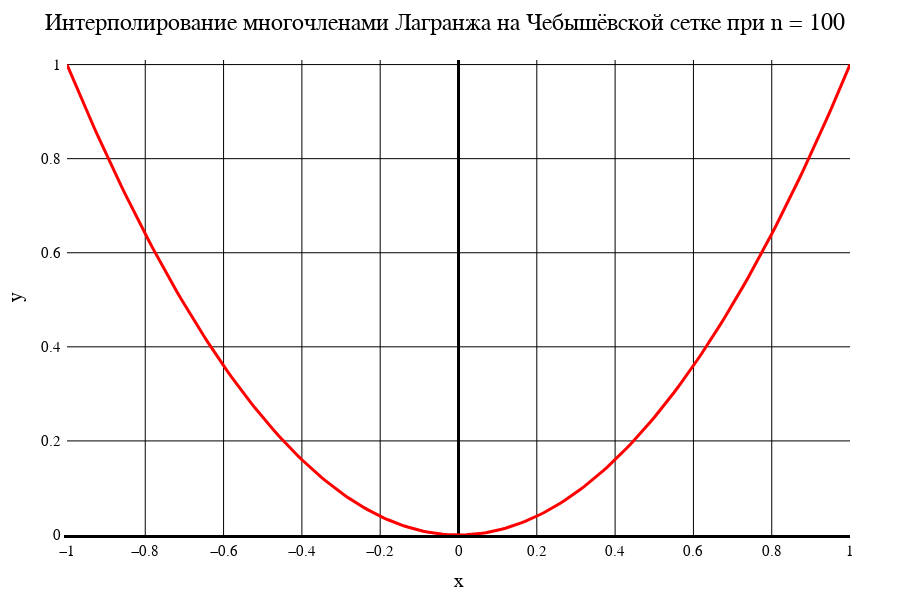

The cell this chart's notebook holds for it:
### Markdown cell above
Лагранж. Чебышёвская сетка

### Code cell
data2[1]

### Figure 1 — Plotly figure (JSON) as saved in the notebook; plotly's stock layout.template omitted (floating-point values rounded to 4 significant figures; data arrays with more than 128 entries replaced by an {"elided": "..."} marker saying what was removed)
{"data": [{"line": {"color": "red", "width": 3}, "mode": "line", "type": "scatter", "x": {"elided": "201 float values"}, "y": {"elided": "201 float values"}}], "layout": {"coloraxis": {"outlinecolor": "black"}, "font": {"color": "black", "family": "Time New Roman"}, "height": 600, "margin": {"b": 50, "l": 50, "r": 50, "t": 60}, "paper_bgcolor": "white", "plot_bgcolor": "white", "title": {"autosize": false, "font": {"color": "black", "family": "Times New Roman", "size": 24}, "paper_bgcolor": "red", "text": "Интерполирование многочленами Лагранжа на Чебышёвской сетке при n = 100"}, "width": 900, "xaxis": {"color": "black", "gridcolor": "black", "gridwidth": 1, "linecolor": "black", "linewidth": 3, "tickfont": {"size": 15}, "title": {"font": {"color": "black", "family": "Times New Roman", "size": 20}, "text": "x"}, "zeroline": true, "zerolinecolor": "black", "zerolinewidth": 3}, "yaxis": {"exponentformat": "power", "gridcolor": "black", "gridwidth": 1, "linewidth": 3, "range": [-1.633e-30, 1.01], "tickfont": {"size": 15}, "title": {"font": {"color": "black", "family": "Times New Roman", "size": 20}, "text": "y"}, "zeroline": true, "zerolinecolor": "black", "zerolinewidth": 1}}}
